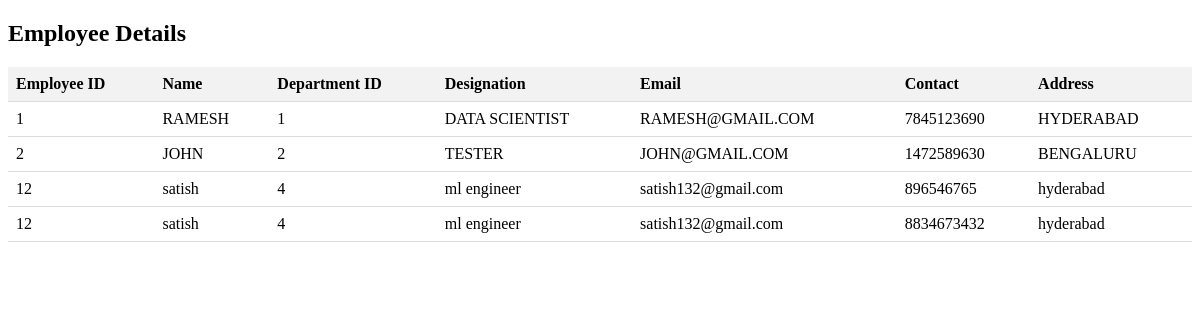
Page /employees on the earlier database version.
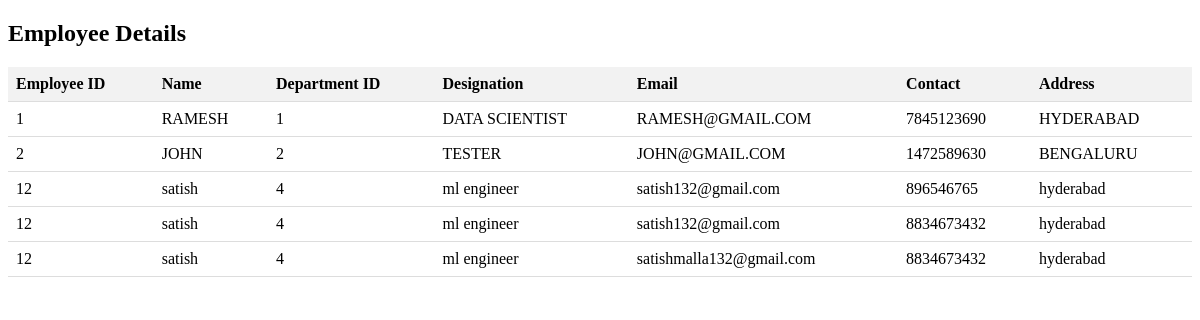
Same page on the later database version.
### tables this page shows
CREATE TABLE employee_details(eid int,ename varchar(20),dptid int,designation varchar(20),email varchar(20),contact int,address varchar(20));

### app.py (the view)
@app.route('/employees',methods = ['GET','POST'])
def show_employees():
    emp = Employee()
    data = emp.show_employees()
    return render_template('showemployees.html',employees = data)

### employee.py (called while the page is built)
    def show_employees(self):
        conn = sqlite3.connect('pms.db')
        cur = conn.cursor()
        cur.execute("SELECT * FROM EMPLOYEE_DETAILS")
        data = []
        for i in cur.fetchall():
            context = {}
            context['eid'] = i[0]
            context['ename'] = i[1]
            context['dptid'] = i[2]
            context['designation'] = i[3]
            context['email'] = i[4]
            context['contact'] = i[5]
            context['address'] = i[6]
            data.append(context)
        return data

### templates/showemployees.html (shortened to what this page needs)
<!DOCTYPE html>
<html>
<head>
</head>
<body>
    <h2>Employee Details</h2>
    <table>
        <thead>
            <tr>
                <th>Employee ID</th>
                <th>Name</th>
                <th>Department ID</th>
                <th>Designation</th>
                <th>Email</th>
                <th>Contact</th>
                <th>Address</th>
            </tr>
        </thead>
        <tbody>
            {% for employee in employees %}
                <tr>
                    <td>{{ employee.eid }}</td>
                    <td>{{ employee.ename }}</td>
                    <td>{{ employee.dptid }}</td>
                    <td>{{ employee.designation }}</td>
                    <td>{{ employee.email }}</td>
                    <td>{{ employee.contact }}</td>
                    <td>{{ employee.address }}</td>
                </tr>
            {% endfor %}
        </tbody>
    </table>
</body>
</html>

Differences in the rows shown:
added employee_details: eid "12", ename "satish", dptid "4", designation "ml engineer", email "satishmalla132@gmail.com", contact "8834673432", address "hyderabad"
